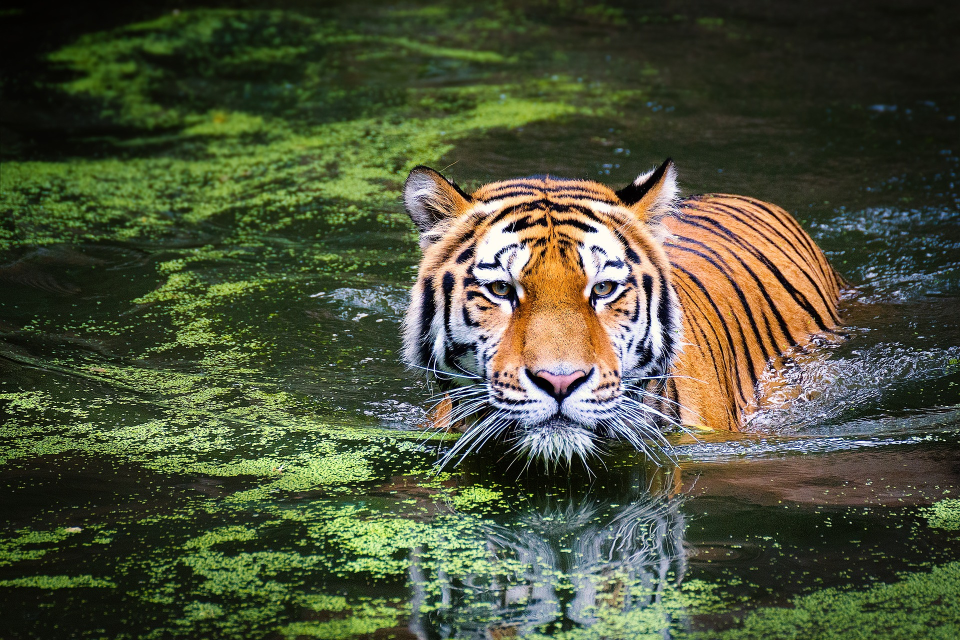
#> input picture 6. Filter Magic : Creating Instagram Filters/Tiger.jpg, 1920 x 1280 px (shown at 1/2 size)
$ jupyter execute '6.3 Instagram Filters - Adding Warm & Cool Tone in Images.ipynb'
#> lines starting #> are read from the running program, lines starting #| are printed output that depends on the picture
# <font color = "red">Instagram Filters - Adding Warm & Cool Tone in Images</font>

## <font color = "saffron">Importing Libraries</font>

[cell 1]
import numpy as np
import cv2 as cv
import matplotlib.pyplot as plt

blue = [247,206,139]
yellow = [108,222,249]

## <font color = "saffron">Adding Tone</font>

[cell 2]
def add_tone(img_path, color, a, b):
#> called with img_path = 'Tiger.jpg', a = 0.8, b = 0.2
    img = cv.imread(img_path)
#> img is the input picture: shape (1280, 1920, 3); mean B, G, R 57.7, 82.4, 76.7

    row = img.shape[0]
#> row = 1280
    col = img.shape[1]
#> col = 1920

    background = []
    for i in range(row):
        temp = []
        for j in range(col):
            temp.append(color)
        background.append(temp)

    background = np.array(background)
    background = background.astype("uint8")

    merged = cv.addWeighted(img, a, background, b, 0)
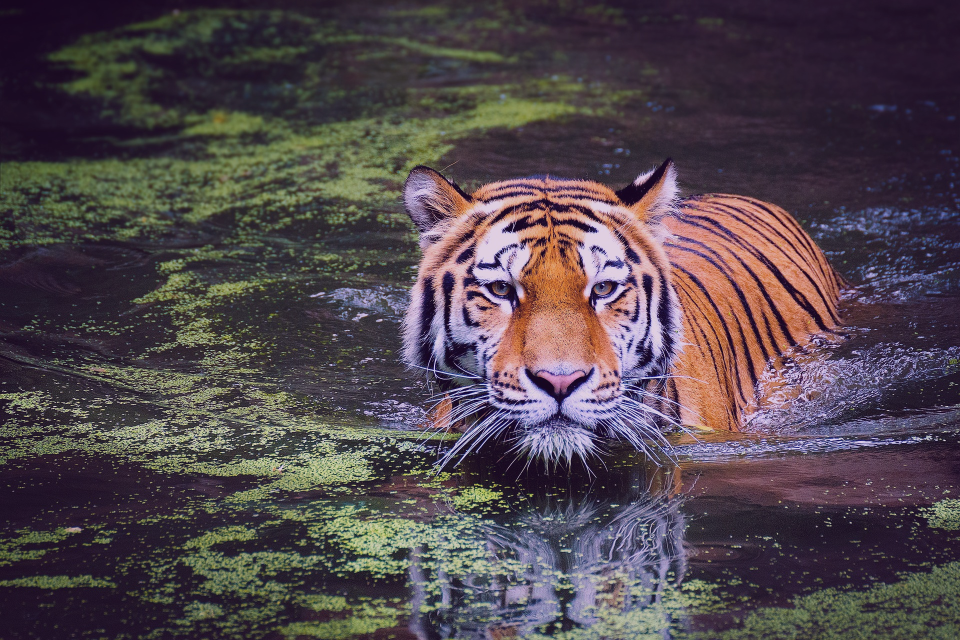
#> merged: shape (1280, 1920, 3) (shown at 1/2 size); mean B, G, R 77.1, 70.9, 81.7

    cv.imshow("Original Image", img)
    cv.waitKey(0)

    cv.imshow("Merged Image", merged)
    cv.waitKey(0)

[cell 3]
add_tone("Tiger.jpg",[155,25,102], 0.8,0.2)

[cell 4]
add_tone("Peacock.jpg",[155,25,102], 0.8,0.2)
#> call 2 of add_tone, with img_path = 'Peacock.jpg', a = 0.8, b = 0.2
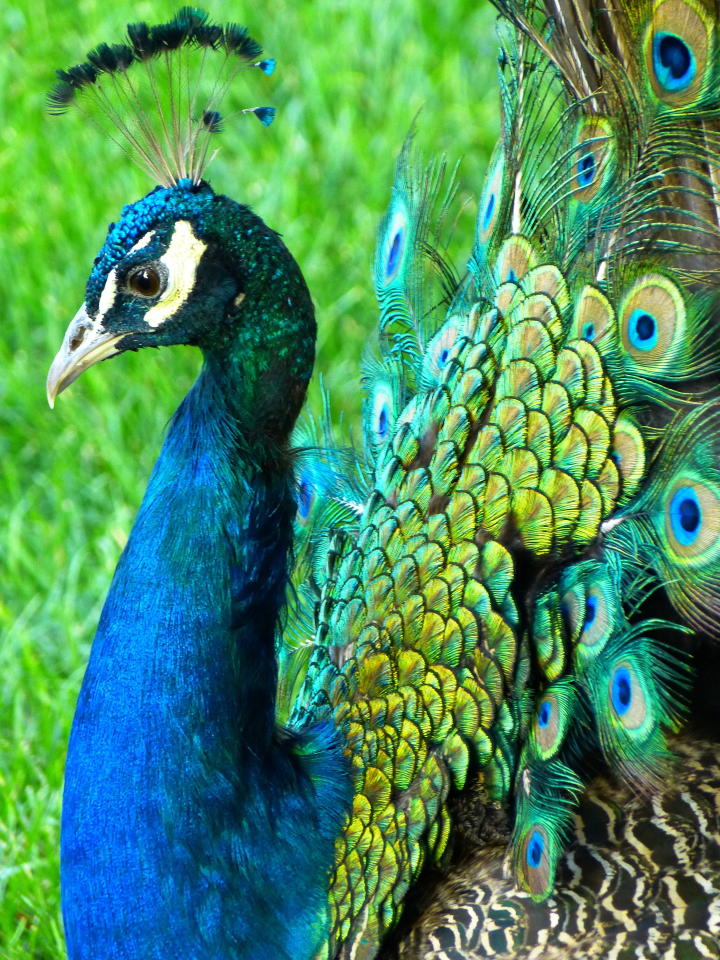
#> input picture 6. Filter Magic : Creating Instagram Filters/Peacock.jpg, 1440 x 1920 px (shown at 1/2 size)
#> in add_tone, img is the input picture: shape (1920, 1440, 3); mean B, G, R 94.9, 141.3, 72.5
#> in add_tone (call 2), `merged = cv.addWeighted(img, a, background, b, 0)`:
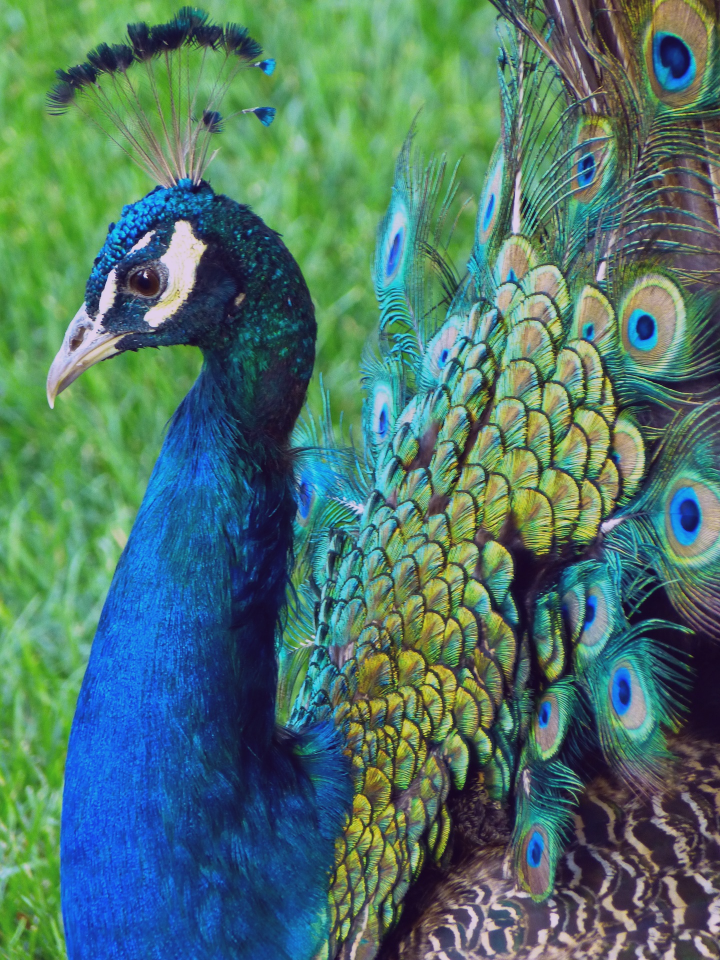
#> merged: shape (1920, 1440, 3) (shown at 1/2 size); mean B, G, R 106.9, 118, 78.4
